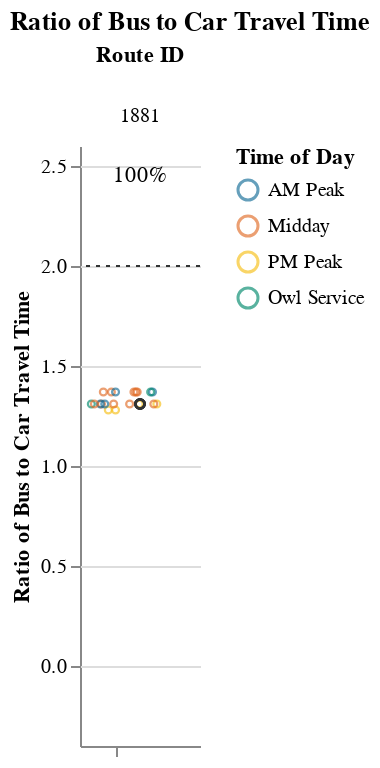
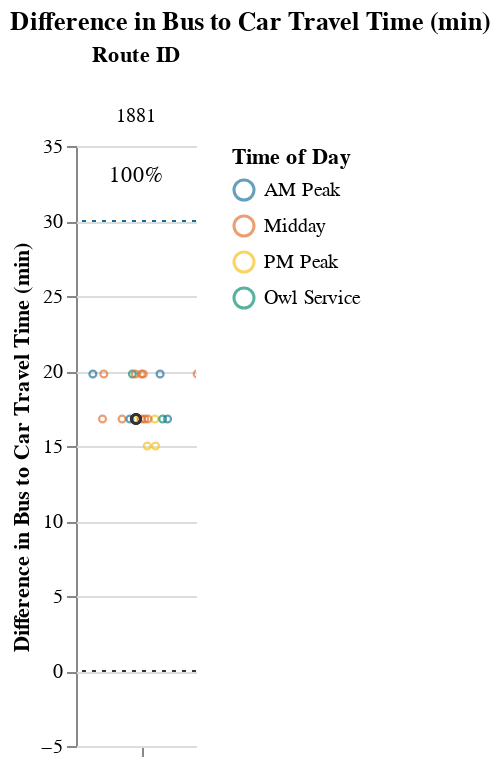

The code cell stored with these charts, in order, in its notebook:
### Markdown cell above
### Medium Routes (1-1.5 hrs)

### Code cell
route_group = "medium"
try:
    subset_routes, mult, diff  = setup_charts(df, PCT_COMPETITIVE_THRESHOLD, route_group)
    if len(subset_routes) > 0:
        display(
            Markdown(
                f"{CAPTIONS_DICT[route_group]}"
                "Within each route group, routes are sorted in descending order "
                "by % competitive trips and # trips below the additional time cut-off."
            )
        )

        display(mult)
        display(diff)
except:
    print("No routes meet this criteria.")

### Figure 1 — Vega-Lite specification as saved in the notebook (floating-point values rounded to 4 significant figures)
{"config": {"view": {"continuousWidth": 400, "continuousHeight": 300, "stroke": null}, "facet": {"spacing": 0}}, "data": {"name": "data-cc1e986a2fa55347c749879d06a5e259"}, "facet": {"column": {"field": "route_id", "sort": ["1881"], "title": "Route ID", "type": "nominal"}}, "spec": {"layer": [{"mark": {"type": "point", "opacity": 0.65, "size": 12, "strokeWidth": 1.1}, "encoding": {"color": {"field": "time_of_day", "scale": {"range": ["#136C97", "#E16B26", "#F6BF16", "#00896B", "#7790A3", "#5B559C"]}, "sort": ["AM Peak", "Midday", "PM Peak", "Owl Service"], "title": "Time of Day", "type": "nominal"}, "tooltip": [{"field": "route_id", "type": "nominal"}, {"field": "trip_id", "type": "nominal"}, {"field": "service_hours", "type": "quantitative"}, {"field": "car_duration_hours", "type": "quantitative"}, {"field": "bus_multiplier", "type": "quantitative"}, {"field": "bus_difference", "type": "quantitative"}, {"field": "num_trips", "type": "quantitative"}, {"field": "num_competitive", "type": "quantitative"}, {"field": "pct_trips_competitive", "type": "quantitative"}, {"field": "p25", "type": "quantitative"}, {"field": "p50", "type": "quantitative"}, {"field": "p75", "type": "quantitative"}], "x": {"axis": {"grid": false, "labels": false, "ticks": true, "values": [0]}, "field": "jitter", "scale": {}, "title": null, "type": "quantitative"}, "y": {"field": "bus_multiplier", "scale": {"domain": [-0.25, 2.5]}, "title": "Ratio of Bus to Car Travel Time", "type": "quantitative"}}, "selection": {"selector001": {"type": "interval", "bind": "scales", "encodings": ["x", "y"]}}, "transform": [{"calculate": "sqrt(-2*log(random()))*cos(2*PI*random())", "as": "jitter"}], "width": 60}, {"layer": [{"mark": {"type": "point", "opacity": 0.6, "size": 20, "strokeWidth": 1.3}, "encoding": {"color": {"value": "#323434"}, "y": {"field": "bus_multiplier", "type": "quantitative"}}, "transform": [{"filter": "(datum.p50_trip === 1)"}]}, {"mark": {"type": "rule", "strokeDash": [2, 3]}, "encoding": {"color": {"value": "#323434"}, "y": {"field": "cutoff", "type": "quantitative"}}}, {"mark": {"type": "text", "align": "center", "baseline": "middle"}, "encoding": {"color": {"value": "black"}, "text": {"field": "pct_trips_competitive", "format": ".0%", "type": "quantitative"}, "tooltip": [{"field": "route_id", "type": "nominal"}, {"field": "trip_id", "type": "nominal"}, {"field": "service_hours", "type": "quantitative"}, {"field": "car_duration_hours", "type": "quantitative"}, {"field": "bus_multiplier", "type": "quantitative"}, {"field": "bus_difference", "type": "quantitative"}, {"field": "num_trips", "type": "quantitative"}, {"field": "num_competitive", "type": "quantitative"}, {"field": "pct_trips_competitive", "type": "quantitative"}, {"field": "p25", "type": "quantitative"}, {"field": "p50", "type": "quantitative"}, {"field": "p75", "type": "quantitative"}], "x": {"value": 30}, "y": {"value": 15}}, "transform": [{"calculate": "sqrt(-2*log(random()))*cos(2*PI*random())", "as": "jitter"}, {"filter": "(datum.fastest_trip === 1)"}]}]}]}, "resolve": {"scale": {"y": "shared"}}, "title": "Ratio of Bus to Car Travel Time", "$schema": "https://vega.github.io/schema/vega-lite/v4.17.0.json", "datasets": {"data-cc1e986a2fa55347c749879d06a5e259": [{"calitp_itp_id": 343, "trip_key": 7516215431355909309, "trip_id": "t_1963129_b_33141_tn_0", "shape_id": "p_1303793", "route_id": "1881", "service_hours": 1.15, "trip_first_departure_ts": 63900, "trip_last_arrival_ts": 68040, "departure_hour": 17, "time_of_day": "PM Peak", "p25": 1.18, "p50": 1.18, "p75": 1.23, "p50_trip": 0, "fastest_trip": 0, "car_duration_hours": 0.9, "competitive_route": 1, "bus_multiplier": 1.28, "bus_difference": 15.0, "num_trips": 20, "num_competitive": 20, "pct_trips_competitive": 1.0, "bus_difference_spread": 4.8, "route_group": "medium", "max_trip_hrs": 1.23, "max_trip_route_group": 1.25, "name": "Transit Joint Powers Authority for Merced County", "caltrans_district": "10 - Stockton", "drmt_organization_name": null, "cutoff2": 30, "cutoff": 2}, {"calitp_itp_id": 343, "trip_key": -9179148727592923166, "trip_id": "t_1963130_b_33141_tn_0", "shape_id": "p_1303793", "route_id": "1881", "service_hours": 1.15, "trip_first_departure_ts": 70200, "trip_last_arrival_ts": 74340, "departure_hour": 19, "time_of_day": "PM Peak", "p25": 1.18, "p50": 1.18, "p75": 1.23, "p50_trip": 0, "fastest_trip": 1, "car_duration_hours": 0.9, "competitive_route": 1, "bus_multiplier": 1.28, "bus_difference": 15.0, "num_trips": 20, "num_competitive": 20, "pct_trips_competitive": 1.0, "bus_difference_spread": 4.8, "route_group": "medium", "max_trip_hrs": 1.23, "max_trip_route_group": 1.25, "name": "Transit Joint Powers Authority for Merced County", "caltrans_district": "10 - Stockton", "drmt_organization_name": null, "cutoff2": 30, "cutoff": 2}, {"calitp_itp_id": 343, "trip_key": 5381214985750226954, "trip_id": "t_1963141_b_33141_tn_0", "shape_id": "p_1303791", "route_id": "1881", "service_hours": 1.18, "trip_first_departure_ts": 65040, "trip_last_arrival_ts": 69300, "departure_hour": 18, "time_of_day": "PM Peak", "p25": 1.18, "p50": 1.18, "p75": 1.23, "p50_trip": 1, "fastest_trip": 0, "car_duration_hours": 0.9, "competitive_route": 1, "bus_multiplier": 1.31, "bus_difference": 16.8, "num_trips": 20, "num_competitive": 20, "pct_trips_competitive": 1.0, "bus_difference_spread": 4.8, "route_group": "medium", "max_trip_hrs": 1.23, "max_trip_route_group": 1.25, "name": "Transit Joint Powers Authority for Merced County", "caltrans_district": "10 - Stockton", "drmt_organization_name": null, "cutoff2": 30, "cutoff": 2}, {"calitp_itp_id": 343, "trip_key": 5286043343502123648, "trip_id": "t_1963133_b_33141_tn_0", "shape_id": "p_1303791", "route_id": "1881", "service_hours": 1.18, "trip_first_departure_ts": 21840, "trip_last_arrival_ts": 26100, "departure_hour": 6, "time_of_day": "Owl Service", "p25": 1.18, "p50": 1.18, "p75": 1.23, "p50_trip": 1, "fastest_trip": 0, "car_duration_hours": 0.9, "competitive_route": 1, "bus_multiplier": 1.31, "bus_difference": 16.8, "num_trips": 20, "num_competitive": 20, "pct_trips_competitive": 1.0, "bus_difference_spread": 4.8, "route_group": "medium", "max_trip_hrs": 1.23, "max_trip_route_group": 1.25, "name": "Transit Joint Powers Authority for Merced County", "caltrans_district": "10 - Stockton", "drmt_organization_name": null, "cutoff2": 30, "cutoff": 2}, {"calitp_itp_id": 343, "trip_key": -3118253142166864359, "trip_id": "t_1963139_b_33141_tn_0", "shape_id": "p_1303791", "route_id": "1881", "service_hours": 1.18, "trip_first_departure_ts": 54240, "trip_last_arrival_ts": 58500, "departure_hour": 15, "time_of_day": "Midday", "p25": 1.18, "p50": 1.18, "p75": 1.23, "p50_trip": 1, "fastest_trip": 0, "car_duration_hours": 0.9, "competitive_route": 1, "bus_multiplier": 1.31, "bus_difference": 16.8, "num_trips": 20, "num_competitive": 20, "pct_trips_competitive": 1.0, "bus_difference_spread": 4.8, "route_group": "medium", "max_trip_hrs": 1.23, "max_trip_route_group": 1.25, "name": "Transit Joint Powers Authority for Merced County", "caltrans_district": "10 - Stockton", "drmt_organization_name": null, "cutoff2": 30, "cutoff": 2}, {"calitp_itp_id": 343, "trip_key": -6539832337695123663, "trip_id": "t_1963134_b_33141_tn_0", "shape_id": "p_1303791", "route_id": "1881", "service_hours": 1.18, "trip_first_departure_ts": 38940, "trip_last_arrival_ts": 43200, "departure_hour": 10, "time_of_day": "Midday", "p25": 1.18, "p50": 1.18, "p75": 1.23, "p50_trip": 1, "fastest_trip": 0, "car_duration_hours": 0.9, "competitive_route": 1, "bus_multiplier": 1.31, "bus_difference": 16.8, "num_trips": 20, "num_competitive": 20, "pct_trips_competitive": 1.0, "bus_difference_spread": 4.8, "route_group": "medium", "max_trip_hrs": 1.23, "max_trip_route_group": 1.25, "name": "Transit Joint Powers Authority for Merced County", "caltrans_district": "10 - Stockton", "drmt_organization_name": null, "cutoff2": 30, "cutoff": 2}, {"calitp_itp_id": 343, "trip_key": 6122250569749720475, "trip_id": "t_1963142_b_33141_tn_0", "shape_id": "p_1303791", "route_id": "1881", "service_hours": 1.18, "trip_first_departure_ts": 68580, "trip_last_arrival_ts": 72840, "departure_hour": 19, "time_of_day": "PM Peak", "p25": 1.18, "p50": 1.18, "p75": 1.23, "p50_trip": 1, "fastest_trip": 0, "car_duration_hours": 0.9, "competitive_route": 1, "bus_multiplier": 1.31, "bus_difference": 16.8, "num_trips": 20, "num_competitive": 20, "pct_trips_competitive": 1.0, "bus_difference_spread": 4.8, "route_group": "medium", "max_trip_hrs": 1.23, "max_trip_route_group": 1.25, "name": "Transit Joint Powers Authority for Merced County", "caltrans_district": "10 - Stockton", "drmt_organization_name": null, "cutoff2": 30, "cutoff": 2}, {"calitp_itp_id": 343, "trip_key": 2683520550618393728, "trip_id": "t_1963138_b_33141_tn_0", "shape_id": "p_1303791", "route_id": "1881", "service_hours": 1.18, "trip_first_departure_ts": 48840, "trip_last_arrival_ts": 53100, "departure_hour": 13, "time_of_day": "Midday", "p25": 1.18, "p50": 1.18, "p75": 1.23, "p50_trip": 1, "fastest_trip": 0, "car_duration_hours": 0.9, "competitive_route": 1, "bus_multiplier": 1.31, "bus_difference": 16.8, "num_trips": 20, "num_competitive": 20, "pct_trips_competitive": 1.0, "bus_difference_spread": 4.8, "route_group": "medium", "max_trip_hrs": 1.23, "max_trip_route_group": 1.25, "name": "Transit Joint Powers Authority for Merced County", "caltrans_district": "10 - Stockton", "drmt_organization_name": null, "cutoff2": 30, "cutoff": 2}, {"calitp_itp_id": 343, "trip_key": 3284257985366143338, "trip_id": "t_1963136_b_33141_tn_0", "shape_id": "p_1303791", "route_id": "1881", "service_hours": 1.18, "trip_first_departure_ts": 32640, "trip_last_arrival_ts": 36900, "departure_hour": 9, "time_of_day": "AM Peak", "p25": 1.18, "p50": 1.18, "p75": 1.23, "p50_trip": 1, "fastest_trip": 0, "car_duration_hours": 0.9, "competitive_route": 1, "bus_multiplier": 1.31, "bus_difference": 16.8, "num_trips": 20, "num_competitive": 20, "pct_trips_competitive": 1.0, "bus_difference_spread": 4.8, "route_group": "medium", "max_trip_hrs": 1.23, "max_trip_route_group": 1.25, "name": "Transit Joint Powers Authority for Merced County", "caltrans_district": "10 - Stockton", "drmt_organization_name": null, "cutoff2": 30, "cutoff": 2}, {"calitp_itp_id": 343, "trip_key": -6607512870610324607, "trip_id": "t_1963140_b_33141_tn_0", "shape_id": "p_1303791", "route_id": "1881", "service_hours": 1.18, "trip_first_departure_ts": 59640, "trip_last_arrival_ts": 63900, "departure_hour": 16, "time_of_day": "Midday", "p25": 1.18, "p50": 1.18, "p75": 1.23, "p50_trip": 1, "fastest_trip": 0, "car_duration_hours": 0.9, "competitive_route": 1, "bus_multiplier": 1.31, "bus_difference": 16.8, "num_trips": 20, "num_competitive": 20, "pct_trips_competitive": 1.0, "bus_difference_spread": 4.8, "route_group": "medium", "max_trip_hrs": 1.23, "max_trip_route_group": 1.25, "name": "Transit Joint Powers Authority for Merced County", "caltrans_district": "10 - Stockton", "drmt_organization_name": null, "cutoff2": 30, "cutoff": 2}, {"calitp_itp_id": 343, "trip_key": 7077916178314187876, "trip_id": "t_1963135_b_33141_tn_0", "shape_id": "p_1303791", "route_id": "1881", "service_hours": 1.18, "trip_first_departure_ts": 29040, "trip_last_arrival_ts": 33300, "departure_hour": 8, "time_of_day": "AM Peak", "p25": 1.18, "p50": 1.18, "p75": 1.23, "p50_trip": 1, "fastest_trip": 0, "car_duration_hours": 0.9, "competitive_route": 1, "bus_multiplier": 1.31, "bus_difference": 16.8, "num_trips": 20, "num_competitive": 20, "pct_trips_competitive": 1.0, "bus_difference_spread": 4.8, "route_group": "medium", "max_trip_hrs": 1.23, "max_trip_route_group": 1.25, "name": "Transit Joint Powers Authority for Merced County", "caltrans_district": "10 - Stockton", "drmt_organization_name": null, "cutoff2": 30, "cutoff": 2}, {"calitp_itp_id": 343, "trip_key": 1642406009089055462, "trip_id": "t_1963137_b_33141_tn_0", "shape_id": "p_1303791", "route_id": "1881", "service_hours": 1.18, "trip_first_departure_ts": 43440, "trip_last_arrival_ts": 47700, "departure_hour": 12, "time_of_day": "Midday", "p25": 1.18, "p50": 1.18, "p75": 1.23, "p50_trip": 1, "fastest_trip": 0, "car_duration_hours": 0.9, "competitive_route": 1, "bus_multiplier": 1.31, "bus_difference": 16.8, "num_trips": 20, "num_competitive": 20, "pct_trips_competitive": 1.0, "bus_difference_spread": 4.8, "route_group": "medium", "max_trip_hrs": 1.23, "max_trip_route_group": 1.25, "name": "Transit Joint Powers Authority for Merced County", "caltrans_district": "10 - Stockton", "drmt_organization_name": null, "cutoff2": 30, "cutoff": 2}, {"calitp_itp_id": 343, "trip_key": -4440352420161409541, "trip_id": "t_1963126_b_33141_tn_0", "shape_id": "p_1303788", "route_id": "1881", "service_hours": 1.23, "trip_first_departure_ts": 33300, "trip_last_arrival_ts": 37740, "departure_hour": 9, "time_of_day": "AM Peak", "p25": 1.18, "p50": 1.18, "p75": 1.23, "p50_trip": 0, "fastest_trip": 0, "car_duration_hours": 0.9, "competitive_route": 1, "bus_multiplier": 1.37, "bus_difference": 19.8, "num_trips": 20, "num_competitive": 20, "pct_trips_competitive": 1.0, "bus_difference_spread": 4.8, "route_group": "medium", "max_trip_hrs": 1.23, "max_trip_route_group": 1.25, "name": "Transit Joint Powers Authority for Merced County", "caltrans_district": "10 - Stockton", "drmt_organization_name": null, "cutoff2": 30, "cutoff": 2}, {"calitp_itp_id": 343, "trip_key": 4330130170498142458, "trip_id": "t_1963124_b_33141_tn_0", "shape_id": "p_1303788", "route_id": "1881", "service_hours": 1.23, "trip_first_departure_ts": 48600, "trip_last_arrival_ts": 53040, "departure_hour": 13, "time_of_day": "Midday", "p25": 1.18, "p50": 1.18, "p75": 1.23, "p50_trip": 0, "fastest_trip": 0, "car_duration_hours": 0.9, "competitive_route": 1, "bus_multiplier": 1.37, "bus_difference": 19.8, "num_trips": 20, "num_competitive": 20, "pct_trips_competitive": 1.0, "bus_difference_spread": 4.8, "route_group": "medium", "max_trip_hrs": 1.23, "max_trip_route_group": 1.25, "name": "Transit Joint Powers Authority for Merced County", "caltrans_district": "10 - Stockton", "drmt_organization_name": null, "cutoff2": 30, "cutoff": 2}, {"calitp_itp_id": 343, "trip_key": -1448756516359851733, "trip_id": "t_1963131_b_33141_tn_0", "shape_id": "p_1303788", "route_id": "1881", "service_hours": 1.23, "trip_first_departure_ts": 27000, "trip_last_arrival_ts": 31440, "departure_hour": 7, "time_of_day": "AM Peak", "p25": 1.18, "p50": 1.18, "p75": 1.23, "p50_trip": 0, "fastest_trip": 0, "car_duration_hours": 0.9, "competitive_route": 1, "bus_multiplier": 1.37, "bus_difference": 19.8, "num_trips": 20, "num_competitive": 20, "pct_trips_competitive": 1.0, "bus_difference_spread": 4.8, "route_group": "medium", "max_trip_hrs": 1.23, "max_trip_route_group": 1.25, "name": "Transit Joint Powers Authority for Merced County", "caltrans_district": "10 - Stockton", "drmt_organization_name": null, "cutoff2": 30, "cutoff": 2}, {"calitp_itp_id": 343, "trip_key": 2839669944368947609, "trip_id": "t_1963125_b_33141_tn_0", "shape_id": "p_1303788", "route_id": "1881", "service_hours": 1.23, "trip_first_departure_ts": 59400, "trip_last_arrival_ts": 63840, "departure_hour": 16, "time_of_day": "Midday", "p25": 1.18, "p50": 1.18, "p75": 1.23, "p50_trip": 0, "fastest_trip": 0, "car_duration_hours": 0.9, "competitive_route": 1, "bus_multiplier": 1.37, "bus_difference": 19.8, "num_trips": 20, "num_competitive": 20, "pct_trips_competitive": 1.0, "bus_difference_spread": 4.8, "route_group": "medium", "max_trip_hrs": 1.23, "max_trip_route_group": 1.25, "name": "Transit Joint Powers Authority for Merced County", "caltrans_district": "10 - Stockton", "drmt_organization_name": null, "cutoff2": 30, "cutoff": 2}, {"calitp_itp_id": 343, "trip_key": -2346356644846226611, "trip_id": "t_1963123_b_33141_tn_0", "shape_id": "p_1303788", "route_id": "1881", "service_hours": 1.23, "trip_first_departure_ts": 37800, "trip_last_arrival_ts": 42240, "departure_hour": 10, "time_of_day": "Midday", "p25": 1.18, "p50": 1.18, "p75": 1.23, "p50_trip": 0, "fastest_trip": 0, "car_duration_hours": 0.9, "competitive_route": 1, "bus_multiplier": 1.37, "bus_difference": 19.8, "num_trips": 20, "num_competitive": 20, "pct_trips_competitive": 1.0, "bus_difference_spread": 4.8, "route_group": "medium", "max_trip_hrs": 1.23, "max_trip_route_group": 1.25, "name": "Transit Joint Powers Authority for Merced County", "caltrans_district": "10 - Stockton", "drmt_organization_name": null, "cutoff2": 30, "cutoff": 2}, {"calitp_itp_id": 343, "trip_key": 8313034551470198749, "trip_id": "t_1963128_b_33141_tn_0", "shape_id": "p_1303788", "route_id": "1881", "service_hours": 1.23, "trip_first_departure_ts": 54000, "trip_last_arrival_ts": 58440, "departure_hour": 15, "time_of_day": "Midday", "p25": 1.18, "p50": 1.18, "p75": 1.23, "p50_trip": 0, "fastest_trip": 0, "car_duration_hours": 0.9, "competitive_route": 1, "bus_multiplier": 1.37, "bus_difference": 19.8, "num_trips": 20, "num_competitive": 20, "pct_trips_competitive": 1.0, "bus_difference_spread": 4.8, "route_group": "medium", "max_trip_hrs": 1.23, "max_trip_route_group": 1.25, "name": "Transit Joint Powers Authority for Merced County", "caltrans_district": "10 - Stockton", "drmt_organization_name": null, "cutoff2": 30, "cutoff": 2}, {"calitp_itp_id": 343, "trip_key": -5484133089713109700, "trip_id": "t_1963132_b_33141_tn_0", "shape_id": "p_1303788", "route_id": "1881", "service_hours": 1.23, "trip_first_departure_ts": 23400, "trip_last_arrival_ts": 27840, "departure_hour": 6, "time_of_day": "Owl Service", "p25": 1.18, "p50": 1.18, "p75": 1.23, "p50_trip": 0, "fastest_trip": 0, "car_duration_hours": 0.9, "competitive_route": 1, "bus_multiplier": 1.37, "bus_difference": 19.8, "num_trips": 20, "num_competitive": 20, "pct_trips_competitive": 1.0, "bus_difference_spread": 4.8, "route_group": "medium", "max_trip_hrs": 1.23, "max_trip_route_group": 1.25, "name": "Transit Joint Powers Authority for Merced County", "caltrans_district": "10 - Stockton", "drmt_organization_name": null, "cutoff2": 30, "cutoff": 2}, {"calitp_itp_id": 343, "trip_key": -8923446581115531070, "trip_id": "t_1963127_b_33141_tn_0", "shape_id": "p_1303788", "route_id": "1881", "service_hours": 1.23, "trip_first_departure_ts": 43200, "trip_last_arrival_ts": 47640, "departure_hour": 12, "time_of_day": "Midday", "p25": 1.18, "p50": 1.18, "p75": 1.23, "p50_trip": 0, "fastest_trip": 0, "car_duration_hours": 0.9, "competitive_route": 1, "bus_multiplier": 1.37, "bus_difference": 19.8, "num_trips": 20, "num_competitive": 20, "pct_trips_competitive": 1.0, "bus_difference_spread": 4.8, "route_group": "medium", "max_trip_hrs": 1.23, "max_trip_route_group": 1.25, "name": "Transit Joint Powers Authority for Merced County", "caltrans_district": "10 - Stockton", "drmt_organization_name": null, "cutoff2": 30, "cutoff": 2}]}}

### Figure 2 — Vega-Lite specification as saved in the notebook (floating-point values rounded to 4 significant figures)
{"config": {"view": {"continuousWidth": 400, "continuousHeight": 300, "stroke": null}, "facet": {"spacing": 0}}, "data": {"name": "data-f8d88f8abe6cd7e281fe68130595a367"}, "facet": {"column": {"field": "route_id", "sort": ["1881"], "title": "Route ID", "type": "nominal"}}, "spec": {"layer": [{"mark": {"type": "point", "opacity": 0.65, "size": 12, "strokeWidth": 1.1}, "encoding": {"color": {"field": "time_of_day", "scale": {"range": ["#136C97", "#E16B26", "#F6BF16", "#00896B", "#7790A3", "#5B559C"]}, "sort": ["AM Peak", "Midday", "PM Peak", "Owl Service"], "title": "Time of Day", "type": "nominal"}, "tooltip": [{"field": "route_id", "type": "nominal"}, {"field": "trip_id", "type": "nominal"}, {"field": "service_hours", "type": "quantitative"}, {"field": "car_duration_hours", "type": "quantitative"}, {"field": "bus_multiplier", "type": "quantitative"}, {"field": "bus_difference", "type": "quantitative"}, {"field": "num_trips", "type": "quantitative"}, {"field": "num_competitive", "type": "quantitative"}, {"field": "pct_trips_competitive", "type": "quantitative"}, {"field": "p25", "type": "quantitative"}, {"field": "p50", "type": "quantitative"}, {"field": "p75", "type": "quantitative"}], "x": {"axis": {"grid": false, "labels": false, "ticks": true, "values": [0]}, "field": "jitter", "scale": {}, "title": null, "type": "quantitative"}, "y": {"field": "bus_difference", "scale": {"domain": [-5, 35.0]}, "title": "Difference in Bus to Car Travel Time (min)", "type": "quantitative"}}, "selection": {"selector002": {"type": "interval", "bind": "scales", "encodings": ["x", "y"]}}, "transform": [{"calculate": "sqrt(-2*log(random()))*cos(2*PI*random())", "as": "jitter"}], "width": 60}, {"layer": [{"mark": {"type": "point", "opacity": 0.6, "size": 20, "strokeWidth": 1.3}, "encoding": {"color": {"value": "#323434"}, "y": {"field": "bus_difference", "type": "quantitative"}}, "transform": [{"filter": "(datum.p50_trip === 1)"}]}, {"mark": {"type": "rule", "strokeDash": [2, 3]}, "encoding": {"color": {"value": "#323434"}, "y": {"field": "cutoff", "type": "quantitative"}}}, {"mark": {"type": "rule", "strokeDash": [2, 3]}, "encoding": {"color": {"value": "#136C97"}, "y": {"field": "cutoff2", "type": "quantitative"}}}, {"mark": {"type": "text", "align": "center", "baseline": "middle"}, "encoding": {"color": {"value": "black"}, "text": {"field": "pct_trips_competitive", "format": ".0%", "type": "quantitative"}, "tooltip": [{"field": "route_id", "type": "nominal"}, {"field": "trip_id", "type": "nominal"}, {"field": "service_hours", "type": "quantitative"}, {"field": "car_duration_hours", "type": "quantitative"}, {"field": "bus_multiplier", "type": "quantitative"}, {"field": "bus_difference", "type": "quantitative"}, {"field": "num_trips", "type": "quantitative"}, {"field": "num_competitive", "type": "quantitative"}, {"field": "pct_trips_competitive", "type": "quantitative"}, {"field": "p25", "type": "quantitative"}, {"field": "p50", "type": "quantitative"}, {"field": "p75", "type": "quantitative"}], "x": {"value": 30}, "y": {"value": 15}}, "transform": [{"calculate": "sqrt(-2*log(random()))*cos(2*PI*random())", "as": "jitter"}, {"filter": "(datum.fastest_trip === 1)"}]}]}]}, "resolve": {"scale": {"y": "shared"}}, "title": "Difference in Bus to Car Travel Time (min)", "$schema": "https://vega.github.io/schema/vega-lite/v4.17.0.json", "datasets": {"data-f8d88f8abe6cd7e281fe68130595a367": [{"calitp_itp_id": 343, "trip_key": 7516215431355909309, "trip_id": "t_1963129_b_33141_tn_0", "shape_id": "p_1303793", "route_id": "1881", "service_hours": 1.15, "trip_first_departure_ts": 63900, "trip_last_arrival_ts": 68040, "departure_hour": 17, "time_of_day": "PM Peak", "p25": 1.18, "p50": 1.18, "p75": 1.23, "p50_trip": 0, "fastest_trip": 0, "car_duration_hours": 0.9, "competitive_route": 1, "bus_multiplier": 1.28, "bus_difference": 15.0, "num_trips": 20, "num_competitive": 20, "pct_trips_competitive": 1.0, "bus_difference_spread": 4.8, "route_group": "medium", "max_trip_hrs": 1.23, "max_trip_route_group": 1.25, "name": "Transit Joint Powers Authority for Merced County", "caltrans_district": "10 - Stockton", "drmt_organization_name": null, "cutoff2": 30, "cutoff": 0}, {"calitp_itp_id": 343, "trip_key": -9179148727592923166, "trip_id": "t_1963130_b_33141_tn_0", "shape_id": "p_1303793", "route_id": "1881", "service_hours": 1.15, "trip_first_departure_ts": 70200, "trip_last_arrival_ts": 74340, "departure_hour": 19, "time_of_day": "PM Peak", "p25": 1.18, "p50": 1.18, "p75": 1.23, "p50_trip": 0, "fastest_trip": 1, "car_duration_hours": 0.9, "competitive_route": 1, "bus_multiplier": 1.28, "bus_difference": 15.0, "num_trips": 20, "num_competitive": 20, "pct_trips_competitive": 1.0, "bus_difference_spread": 4.8, "route_group": "medium", "max_trip_hrs": 1.23, "max_trip_route_group": 1.25, "name": "Transit Joint Powers Authority for Merced County", "caltrans_district": "10 - Stockton", "drmt_organization_name": null, "cutoff2": 30, "cutoff": 0}, {"calitp_itp_id": 343, "trip_key": 5381214985750226954, "trip_id": "t_1963141_b_33141_tn_0", "shape_id": "p_1303791", "route_id": "1881", "service_hours": 1.18, "trip_first_departure_ts": 65040, "trip_last_arrival_ts": 69300, "departure_hour": 18, "time_of_day": "PM Peak", "p25": 1.18, "p50": 1.18, "p75": 1.23, "p50_trip": 1, "fastest_trip": 0, "car_duration_hours": 0.9, "competitive_route": 1, "bus_multiplier": 1.31, "bus_difference": 16.8, "num_trips": 20, "num_competitive": 20, "pct_trips_competitive": 1.0, "bus_difference_spread": 4.8, "route_group": "medium", "max_trip_hrs": 1.23, "max_trip_route_group": 1.25, "name": "Transit Joint Powers Authority for Merced County", "caltrans_district": "10 - Stockton", "drmt_organization_name": null, "cutoff2": 30, "cutoff": 0}, {"calitp_itp_id": 343, "trip_key": 5286043343502123648, "trip_id": "t_1963133_b_33141_tn_0", "shape_id": "p_1303791", "route_id": "1881", "service_hours": 1.18, "trip_first_departure_ts": 21840, "trip_last_arrival_ts": 26100, "departure_hour": 6, "time_of_day": "Owl Service", "p25": 1.18, "p50": 1.18, "p75": 1.23, "p50_trip": 1, "fastest_trip": 0, "car_duration_hours": 0.9, "competitive_route": 1, "bus_multiplier": 1.31, "bus_difference": 16.8, "num_trips": 20, "num_competitive": 20, "pct_trips_competitive": 1.0, "bus_difference_spread": 4.8, "route_group": "medium", "max_trip_hrs": 1.23, "max_trip_route_group": 1.25, "name": "Transit Joint Powers Authority for Merced County", "caltrans_district": "10 - Stockton", "drmt_organization_name": null, "cutoff2": 30, "cutoff": 0}, {"calitp_itp_id": 343, "trip_key": -3118253142166864359, "trip_id": "t_1963139_b_33141_tn_0", "shape_id": "p_1303791", "route_id": "1881", "service_hours": 1.18, "trip_first_departure_ts": 54240, "trip_last_arrival_ts": 58500, "departure_hour": 15, "time_of_day": "Midday", "p25": 1.18, "p50": 1.18, "p75": 1.23, "p50_trip": 1, "fastest_trip": 0, "car_duration_hours": 0.9, "competitive_route": 1, "bus_multiplier": 1.31, "bus_difference": 16.8, "num_trips": 20, "num_competitive": 20, "pct_trips_competitive": 1.0, "bus_difference_spread": 4.8, "route_group": "medium", "max_trip_hrs": 1.23, "max_trip_route_group": 1.25, "name": "Transit Joint Powers Authority for Merced County", "caltrans_district": "10 - Stockton", "drmt_organization_name": null, "cutoff2": 30, "cutoff": 0}, {"calitp_itp_id": 343, "trip_key": -6539832337695123663, "trip_id": "t_1963134_b_33141_tn_0", "shape_id": "p_1303791", "route_id": "1881", "service_hours": 1.18, "trip_first_departure_ts": 38940, "trip_last_arrival_ts": 43200, "departure_hour": 10, "time_of_day": "Midday", "p25": 1.18, "p50": 1.18, "p75": 1.23, "p50_trip": 1, "fastest_trip": 0, "car_duration_hours": 0.9, "competitive_route": 1, "bus_multiplier": 1.31, "bus_difference": 16.8, "num_trips": 20, "num_competitive": 20, "pct_trips_competitive": 1.0, "bus_difference_spread": 4.8, "route_group": "medium", "max_trip_hrs": 1.23, "max_trip_route_group": 1.25, "name": "Transit Joint Powers Authority for Merced County", "caltrans_district": "10 - Stockton", "drmt_organization_name": null, "cutoff2": 30, "cutoff": 0}, {"calitp_itp_id": 343, "trip_key": 6122250569749720475, "trip_id": "t_1963142_b_33141_tn_0", "shape_id": "p_1303791", "route_id": "1881", "service_hours": 1.18, "trip_first_departure_ts": 68580, "trip_last_arrival_ts": 72840, "departure_hour": 19, "time_of_day": "PM Peak", "p25": 1.18, "p50": 1.18, "p75": 1.23, "p50_trip": 1, "fastest_trip": 0, "car_duration_hours": 0.9, "competitive_route": 1, "bus_multiplier": 1.31, "bus_difference": 16.8, "num_trips": 20, "num_competitive": 20, "pct_trips_competitive": 1.0, "bus_difference_spread": 4.8, "route_group": "medium", "max_trip_hrs": 1.23, "max_trip_route_group": 1.25, "name": "Transit Joint Powers Authority for Merced County", "caltrans_district": "10 - Stockton", "drmt_organization_name": null, "cutoff2": 30, "cutoff": 0}, {"calitp_itp_id": 343, "trip_key": 2683520550618393728, "trip_id": "t_1963138_b_33141_tn_0", "shape_id": "p_1303791", "route_id": "1881", "service_hours": 1.18, "trip_first_departure_ts": 48840, "trip_last_arrival_ts": 53100, "departure_hour": 13, "time_of_day": "Midday", "p25": 1.18, "p50": 1.18, "p75": 1.23, "p50_trip": 1, "fastest_trip": 0, "car_duration_hours": 0.9, "competitive_route": 1, "bus_multiplier": 1.31, "bus_difference": 16.8, "num_trips": 20, "num_competitive": 20, "pct_trips_competitive": 1.0, "bus_difference_spread": 4.8, "route_group": "medium", "max_trip_hrs": 1.23, "max_trip_route_group": 1.25, "name": "Transit Joint Powers Authority for Merced County", "caltrans_district": "10 - Stockton", "drmt_organization_name": null, "cutoff2": 30, "cutoff": 0}, {"calitp_itp_id": 343, "trip_key": 3284257985366143338, "trip_id": "t_1963136_b_33141_tn_0", "shape_id": "p_1303791", "route_id": "1881", "service_hours": 1.18, "trip_first_departure_ts": 32640, "trip_last_arrival_ts": 36900, "departure_hour": 9, "time_of_day": "AM Peak", "p25": 1.18, "p50": 1.18, "p75": 1.23, "p50_trip": 1, "fastest_trip": 0, "car_duration_hours": 0.9, "competitive_route": 1, "bus_multiplier": 1.31, "bus_difference": 16.8, "num_trips": 20, "num_competitive": 20, "pct_trips_competitive": 1.0, "bus_difference_spread": 4.8, "route_group": "medium", "max_trip_hrs": 1.23, "max_trip_route_group": 1.25, "name": "Transit Joint Powers Authority for Merced County", "caltrans_district": "10 - Stockton", "drmt_organization_name": null, "cutoff2": 30, "cutoff": 0}, {"calitp_itp_id": 343, "trip_key": -6607512870610324607, "trip_id": "t_1963140_b_33141_tn_0", "shape_id": "p_1303791", "route_id": "1881", "service_hours": 1.18, "trip_first_departure_ts": 59640, "trip_last_arrival_ts": 63900, "departure_hour": 16, "time_of_day": "Midday", "p25": 1.18, "p50": 1.18, "p75": 1.23, "p50_trip": 1, "fastest_trip": 0, "car_duration_hours": 0.9, "competitive_route": 1, "bus_multiplier": 1.31, "bus_difference": 16.8, "num_trips": 20, "num_competitive": 20, "pct_trips_competitive": 1.0, "bus_difference_spread": 4.8, "route_group": "medium", "max_trip_hrs": 1.23, "max_trip_route_group": 1.25, "name": "Transit Joint Powers Authority for Merced County", "caltrans_district": "10 - Stockton", "drmt_organization_name": null, "cutoff2": 30, "cutoff": 0}, {"calitp_itp_id": 343, "trip_key": 7077916178314187876, "trip_id": "t_1963135_b_33141_tn_0", "shape_id": "p_1303791", "route_id": "1881", "service_hours": 1.18, "trip_first_departure_ts": 29040, "trip_last_arrival_ts": 33300, "departure_hour": 8, "time_of_day": "AM Peak", "p25": 1.18, "p50": 1.18, "p75": 1.23, "p50_trip": 1, "fastest_trip": 0, "car_duration_hours": 0.9, "competitive_route": 1, "bus_multiplier": 1.31, "bus_difference": 16.8, "num_trips": 20, "num_competitive": 20, "pct_trips_competitive": 1.0, "bus_difference_spread": 4.8, "route_group": "medium", "max_trip_hrs": 1.23, "max_trip_route_group": 1.25, "name": "Transit Joint Powers Authority for Merced County", "caltrans_district": "10 - Stockton", "drmt_organization_name": null, "cutoff2": 30, "cutoff": 0}, {"calitp_itp_id": 343, "trip_key": 1642406009089055462, "trip_id": "t_1963137_b_33141_tn_0", "shape_id": "p_1303791", "route_id": "1881", "service_hours": 1.18, "trip_first_departure_ts": 43440, "trip_last_arrival_ts": 47700, "departure_hour": 12, "time_of_day": "Midday", "p25": 1.18, "p50": 1.18, "p75": 1.23, "p50_trip": 1, "fastest_trip": 0, "car_duration_hours": 0.9, "competitive_route": 1, "bus_multiplier": 1.31, "bus_difference": 16.8, "num_trips": 20, "num_competitive": 20, "pct_trips_competitive": 1.0, "bus_difference_spread": 4.8, "route_group": "medium", "max_trip_hrs": 1.23, "max_trip_route_group": 1.25, "name": "Transit Joint Powers Authority for Merced County", "caltrans_district": "10 - Stockton", "drmt_organization_name": null, "cutoff2": 30, "cutoff": 0}, {"calitp_itp_id": 343, "trip_key": -4440352420161409541, "trip_id": "t_1963126_b_33141_tn_0", "shape_id": "p_1303788", "route_id": "1881", "service_hours": 1.23, "trip_first_departure_ts": 33300, "trip_last_arrival_ts": 37740, "departure_hour": 9, "time_of_day": "AM Peak", "p25": 1.18, "p50": 1.18, "p75": 1.23, "p50_trip": 0, "fastest_trip": 0, "car_duration_hours": 0.9, "competitive_route": 1, "bus_multiplier": 1.37, "bus_difference": 19.8, "num_trips": 20, "num_competitive": 20, "pct_trips_competitive": 1.0, "bus_difference_spread": 4.8, "route_group": "medium", "max_trip_hrs": 1.23, "max_trip_route_group": 1.25, "name": "Transit Joint Powers Authority for Merced County", "caltrans_district": "10 - Stockton", "drmt_organization_name": null, "cutoff2": 30, "cutoff": 0}, {"calitp_itp_id": 343, "trip_key": 4330130170498142458, "trip_id": "t_1963124_b_33141_tn_0", "shape_id": "p_1303788", "route_id": "1881", "service_hours": 1.23, "trip_first_departure_ts": 48600, "trip_last_arrival_ts": 53040, "departure_hour": 13, "time_of_day": "Midday", "p25": 1.18, "p50": 1.18, "p75": 1.23, "p50_trip": 0, "fastest_trip": 0, "car_duration_hours": 0.9, "competitive_route": 1, "bus_multiplier": 1.37, "bus_difference": 19.8, "num_trips": 20, "num_competitive": 20, "pct_trips_competitive": 1.0, "bus_difference_spread": 4.8, "route_group": "medium", "max_trip_hrs": 1.23, "max_trip_route_group": 1.25, "name": "Transit Joint Powers Authority for Merced County", "caltrans_district": "10 - Stockton", "drmt_organization_name": null, "cutoff2": 30, "cutoff": 0}, {"calitp_itp_id": 343, "trip_key": -1448756516359851733, "trip_id": "t_1963131_b_33141_tn_0", "shape_id": "p_1303788", "route_id": "1881", "service_hours": 1.23, "trip_first_departure_ts": 27000, "trip_last_arrival_ts": 31440, "departure_hour": 7, "time_of_day": "AM Peak", "p25": 1.18, "p50": 1.18, "p75": 1.23, "p50_trip": 0, "fastest_trip": 0, "car_duration_hours": 0.9, "competitive_route": 1, "bus_multiplier": 1.37, "bus_difference": 19.8, "num_trips": 20, "num_competitive": 20, "pct_trips_competitive": 1.0, "bus_difference_spread": 4.8, "route_group": "medium", "max_trip_hrs": 1.23, "max_trip_route_group": 1.25, "name": "Transit Joint Powers Authority for Merced County", "caltrans_district": "10 - Stockton", "drmt_organization_name": null, "cutoff2": 30, "cutoff": 0}, {"calitp_itp_id": 343, "trip_key": 2839669944368947609, "trip_id": "t_1963125_b_33141_tn_0", "shape_id": "p_1303788", "route_id": "1881", "service_hours": 1.23, "trip_first_departure_ts": 59400, "trip_last_arrival_ts": 63840, "departure_hour": 16, "time_of_day": "Midday", "p25": 1.18, "p50": 1.18, "p75": 1.23, "p50_trip": 0, "fastest_trip": 0, "car_duration_hours": 0.9, "competitive_route": 1, "bus_multiplier": 1.37, "bus_difference": 19.8, "num_trips": 20, "num_competitive": 20, "pct_trips_competitive": 1.0, "bus_difference_spread": 4.8, "route_group": "medium", "max_trip_hrs": 1.23, "max_trip_route_group": 1.25, "name": "Transit Joint Powers Authority for Merced County", "caltrans_district": "10 - Stockton", "drmt_organization_name": null, "cutoff2": 30, "cutoff": 0}, {"calitp_itp_id": 343, "trip_key": -2346356644846226611, "trip_id": "t_1963123_b_33141_tn_0", "shape_id": "p_1303788", "route_id": "1881", "service_hours": 1.23, "trip_first_departure_ts": 37800, "trip_last_arrival_ts": 42240, "departure_hour": 10, "time_of_day": "Midday", "p25": 1.18, "p50": 1.18, "p75": 1.23, "p50_trip": 0, "fastest_trip": 0, "car_duration_hours": 0.9, "competitive_route": 1, "bus_multiplier": 1.37, "bus_difference": 19.8, "num_trips": 20, "num_competitive": 20, "pct_trips_competitive": 1.0, "bus_difference_spread": 4.8, "route_group": "medium", "max_trip_hrs": 1.23, "max_trip_route_group": 1.25, "name": "Transit Joint Powers Authority for Merced County", "caltrans_district": "10 - Stockton", "drmt_organization_name": null, "cutoff2": 30, "cutoff": 0}, {"calitp_itp_id": 343, "trip_key": 8313034551470198749, "trip_id": "t_1963128_b_33141_tn_0", "shape_id": "p_1303788", "route_id": "1881", "service_hours": 1.23, "trip_first_departure_ts": 54000, "trip_last_arrival_ts": 58440, "departure_hour": 15, "time_of_day": "Midday", "p25": 1.18, "p50": 1.18, "p75": 1.23, "p50_trip": 0, "fastest_trip": 0, "car_duration_hours": 0.9, "competitive_route": 1, "bus_multiplier": 1.37, "bus_difference": 19.8, "num_trips": 20, "num_competitive": 20, "pct_trips_competitive": 1.0, "bus_difference_spread": 4.8, "route_group": "medium", "max_trip_hrs": 1.23, "max_trip_route_group": 1.25, "name": "Transit Joint Powers Authority for Merced County", "caltrans_district": "10 - Stockton", "drmt_organization_name": null, "cutoff2": 30, "cutoff": 0}, {"calitp_itp_id": 343, "trip_key": -5484133089713109700, "trip_id": "t_1963132_b_33141_tn_0", "shape_id": "p_1303788", "route_id": "1881", "service_hours": 1.23, "trip_first_departure_ts": 23400, "trip_last_arrival_ts": 27840, "departure_hour": 6, "time_of_day": "Owl Service", "p25": 1.18, "p50": 1.18, "p75": 1.23, "p50_trip": 0, "fastest_trip": 0, "car_duration_hours": 0.9, "competitive_route": 1, "bus_multiplier": 1.37, "bus_difference": 19.8, "num_trips": 20, "num_competitive": 20, "pct_trips_competitive": 1.0, "bus_difference_spread": 4.8, "route_group": "medium", "max_trip_hrs": 1.23, "max_trip_route_group": 1.25, "name": "Transit Joint Powers Authority for Merced County", "caltrans_district": "10 - Stockton", "drmt_organization_name": null, "cutoff2": 30, "cutoff": 0}, {"calitp_itp_id": 343, "trip_key": -8923446581115531070, "trip_id": "t_1963127_b_33141_tn_0", "shape_id": "p_1303788", "route_id": "1881", "service_hours": 1.23, "trip_first_departure_ts": 43200, "trip_last_arrival_ts": 47640, "departure_hour": 12, "time_of_day": "Midday", "p25": 1.18, "p50": 1.18, "p75": 1.23, "p50_trip": 0, "fastest_trip": 0, "car_duration_hours": 0.9, "competitive_route": 1, "bus_multiplier": 1.37, "bus_difference": 19.8, "num_trips": 20, "num_competitive": 20, "pct_trips_competitive": 1.0, "bus_difference_spread": 4.8, "route_group": "medium", "max_trip_hrs": 1.23, "max_trip_route_group": 1.25, "name": "Transit Joint Powers Authority for Merced County", "caltrans_district": "10 - Stockton", "drmt_organization_name": null, "cutoff2": 30, "cutoff": 0}]}}
